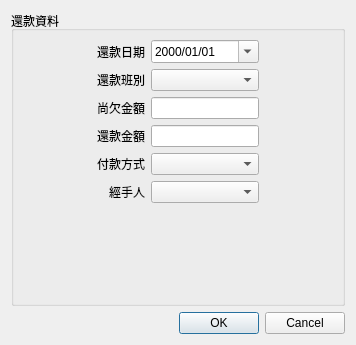
<?xml version="1.0" encoding="UTF-8"?>
<ui version="4.0">
 <class>Dialog_debt</class>
 <widget class="QDialog" name="Dialog_debt">
  <property name="windowModality">
   <enum>Qt::NonModal</enum>
  </property>
  <property name="geometry">
   <rect>
    <x>0</x>
    <y>0</y>
    <width>356</width>
    <height>345</height>
   </rect>
  </property>
  <property name="sizePolicy">
   <sizepolicy hsizetype="Preferred" vsizetype="Preferred">
    <horstretch>0</horstretch>
    <verstretch>0</verstretch>
   </sizepolicy>
  </property>
  <property name="windowTitle">
   <string>執行還款</string>
  </property>
  <layout class="QVBoxLayout" name="verticalLayout">
   <item>
    <widget class="QGroupBox" name="groupBox">
     <property name="title">
      <string>還款資料</string>
     </property>
     <property name="flat">
      <bool>true</bool>
     </property>
     <layout class="QGridLayout" name="gridLayout">
      <item row="1" column="2">
       <widget class="QComboBox" name="comboBox_period"/>
      </item>
      <item row="4" column="3">
       <spacer name="horizontalSpacer_6">
        <property name="orientation">
         <enum>Qt::Horizontal</enum>
        </property>
        <property name="sizeHint" stdset="0">
         <size>
          <width>40</width>
          <height>20</height>
         </size>
        </property>
       </spacer>
      </item>
      <item row="0" column="0">
       <spacer name="horizontalSpacer_7">
        <property name="orientation">
         <enum>Qt::Horizontal</enum>
        </property>
        <property name="sizeHint" stdset="0">
         <size>
          <width>40</width>
          <height>20</height>
         </size>
        </property>
       </spacer>
      </item>
      <item row="5" column="0">
       <spacer name="horizontalSpacer_12">
        <property name="orientation">
         <enum>Qt::Horizontal</enum>
        </property>
        <property name="sizeHint" stdset="0">
         <size>
          <width>40</width>
          <height>20</height>
         </size>
        </property>
       </spacer>
      </item>
      <item row="1" column="1">
       <widget class="QLabel" name="label_2">
        <property name="text">
         <string>還款班別</string>
        </property>
       </widget>
      </item>
      <item row="3" column="0">
       <spacer name="horizontalSpacer_10">
        <property name="orientation">
         <enum>Qt::Horizontal</enum>
        </property>
        <property name="sizeHint" stdset="0">
         <size>
          <width>40</width>
          <height>20</height>
         </size>
        </property>
       </spacer>
      </item>
      <item row="5" column="2">
       <widget class="QComboBox" name="comboBox_cashier"/>
      </item>
      <item row="4" column="2">
       <widget class="QComboBox" name="comboBox_payment_type"/>
      </item>
      <item row="6" column="2">
       <spacer name="verticalSpacer_2">
        <property name="orientation">
         <enum>Qt::Vertical</enum>
        </property>
        <property name="sizeHint" stdset="0">
         <size>
          <width>20</width>
          <height>40</height>
         </size>
        </property>
       </spacer>
      </item>
      <item row="0" column="2">
       <widget class="QDateEdit" name="dateEdit_return_date">
        <property name="displayFormat">
         <string>yyyy/MM/dd</string>
        </property>
        <property name="calendarPopup">
         <bool>true</bool>
        </property>
       </widget>
      </item>
      <item row="5" column="1">
       <widget class="QLabel" name="label_3">
        <property name="text">
         <string>經手人</string>
        </property>
        <property name="alignment">
         <set>Qt::AlignRight|Qt::AlignTrailing|Qt::AlignVCenter</set>
        </property>
       </widget>
      </item>
      <item row="2" column="1">
       <widget class="QLabel" name="label">
        <property name="text">
         <string>尚欠金額</string>
        </property>
       </widget>
      </item>
      <item row="3" column="3">
       <spacer name="horizontalSpacer_4">
        <property name="orientation">
         <enum>Qt::Horizontal</enum>
        </property>
        <property name="sizeHint" stdset="0">
         <size>
          <width>40</width>
          <height>20</height>
         </size>
        </property>
       </spacer>
      </item>
      <item row="5" column="3">
       <spacer name="horizontalSpacer_5">
        <property name="orientation">
         <enum>Qt::Horizontal</enum>
        </property>
        <property name="sizeHint" stdset="0">
         <size>
          <width>40</width>
          <height>20</height>
         </size>
        </property>
       </spacer>
      </item>
      <item row="3" column="1">
       <widget class="QLabel" name="label_5">
        <property name="text">
         <string>還款金額</string>
        </property>
       </widget>
      </item>
      <item row="4" column="1">
       <widget class="QLabel" name="label_6">
        <property name="text">
         <string>付款方式</string>
        </property>
       </widget>
      </item>
      <item row="4" column="0">
       <spacer name="horizontalSpacer_11">
        <property name="orientation">
         <enum>Qt::Horizontal</enum>
        </property>
        <property name="sizeHint" stdset="0">
         <size>
          <width>40</width>
          <height>20</height>
         </size>
        </property>
       </spacer>
      </item>
      <item row="3" column="2">
       <widget class="QLineEdit" name="lineEdit_pay_back"/>
      </item>
      <item row="1" column="0">
       <spacer name="horizontalSpacer_8">
        <property name="orientation">
         <enum>Qt::Horizontal</enum>
        </property>
        <property name="sizeHint" stdset="0">
         <size>
          <width>40</width>
          <height>20</height>
         </size>
        </property>
       </spacer>
      </item>
      <item row="1" column="3">
       <spacer name="horizontalSpacer_2">
        <property name="orientation">
         <enum>Qt::Horizontal</enum>
        </property>
        <property name="sizeHint" stdset="0">
         <size>
          <width>40</width>
          <height>20</height>
         </size>
        </property>
       </spacer>
      </item>
      <item row="0" column="3">
       <spacer name="horizontalSpacer">
        <property name="orientation">
         <enum>Qt::Horizontal</enum>
        </property>
        <property name="sizeHint" stdset="0">
         <size>
          <width>40</width>
          <height>20</height>
         </size>
        </property>
       </spacer>
      </item>
      <item row="2" column="3">
       <spacer name="horizontalSpacer_3">
        <property name="orientation">
         <enum>Qt::Horizontal</enum>
        </property>
        <property name="sizeHint" stdset="0">
         <size>
          <width>40</width>
          <height>20</height>
         </size>
        </property>
       </spacer>
      </item>
      <item row="2" column="0">
       <spacer name="horizontalSpacer_9">
        <property name="orientation">
         <enum>Qt::Horizontal</enum>
        </property>
        <property name="sizeHint" stdset="0">
         <size>
          <width>40</width>
          <height>20</height>
         </size>
        </property>
       </spacer>
      </item>
      <item row="0" column="1">
       <widget class="QLabel" name="label_4">
        <property name="font">
         <font>
          <weight>50</weight>
          <bold>false</bold>
         </font>
        </property>
        <property name="text">
         <string>還款日期</string>
        </property>
       </widget>
      </item>
      <item row="2" column="2">
       <widget class="QLineEdit" name="lineEdit_debt">
        <property name="readOnly">
         <bool>true</bool>
        </property>
       </widget>
      </item>
     </layout>
    </widget>
   </item>
   <item>
    <widget class="QDialogButtonBox" name="buttonBox">
     <property name="orientation">
      <enum>Qt::Horizontal</enum>
     </property>
     <property name="standardButtons">
      <set>QDialogButtonBox::Cancel|QDialogButtonBox::Ok</set>
     </property>
     <property name="centerButtons">
      <bool>false</bool>
     </property>
    </widget>
   </item>
  </layout>
 </widget>
 <tabstops>
  <tabstop>dateEdit_return_date</tabstop>
  <tabstop>comboBox_period</tabstop>
  <tabstop>lineEdit_debt</tabstop>
  <tabstop>lineEdit_pay_back</tabstop>
  <tabstop>comboBox_payment_type</tabstop>
  <tabstop>comboBox_cashier</tabstop>
 </tabstops>
 <resources/>
 <connections>
  <connection>
   <sender>buttonBox</sender>
   <signal>accepted()</signal>
   <receiver>Dialog_debt</receiver>
   <slot>accept()</slot>
   <hints>
    <hint type="sourcelabel">
     <x>248</x>
     <y>254</y>
    </hint>
    <hint type="destinationlabel">
     <x>157</x>
     <y>274</y>
    </hint>
   </hints>
  </connection>
  <connection>
   <sender>buttonBox</sender>
   <signal>rejected()</signal>
   <receiver>Dialog_debt</receiver>
   <slot>reject()</slot>
   <hints>
    <hint type="sourcelabel">
     <x>316</x>
     <y>260</y>
    </hint>
    <hint type="destinationlabel">
     <x>286</x>
     <y>274</y>
    </hint>
   </hints>
  </connection>
 </connections>
</ui>
